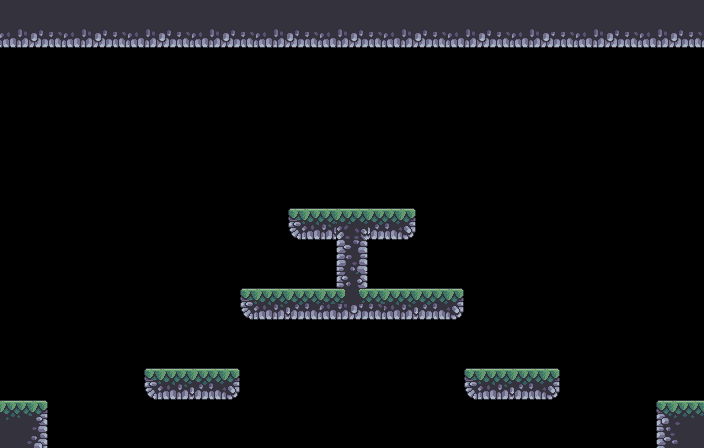

Tiled map render using the project's own tile images. Description and the whole map definition, tile-layer contents included, below:
An orthogonal 44x28 tile map with 16x16 px tiles, 1 tile layer (Calque de Tuiles 1) and 16 objects (14x collision, 2x spawn).

<map version="1.5" tiledversion="1.7.2" orientation="orthogonal" renderorder="right-down" width="44" height="28" tilewidth="16" tileheight="16" infinite="0" nextlayerid="3" nextobjectid="21">
 <tileset firstgid="1" source="../Terrain (32x32).tsx" />
 <layer id="1" name="Calque de Tuiles 1" width="44" height="28">
  <data encoding="csv">
72,72,72,72,72,72,72,72,72,72,72,72,72,72,72,72,72,72,72,72,72,72,72,72,72,72,72,72,72,72,72,72,72,72,71,71,71,71,71,71,71,71,71,71,
72,139,140,72,72,139,140,72,72,139,140,72,72,139,140,72,72,139,140,72,72,139,140,72,72,139,140,72,72,139,140,72,72,139,71,71,71,139,140,71,71,139,140,71,
172,173,174,175,172,173,174,175,172,173,174,175,172,173,174,175,172,173,174,175,172,173,174,175,172,173,174,175,172,173,174,175,172,173,174,175,172,173,174,175,172,173,174,175,
0,0,0,0,0,0,0,0,0,0,0,0,0,0,0,0,0,0,0,0,0,0,0,0,0,0,0,0,0,0,0,0,0,0,0,0,0,0,0,0,0,0,0,0,
0,0,0,0,0,0,0,0,0,0,0,0,0,0,0,0,0,0,0,0,0,0,0,0,0,0,0,0,0,0,0,0,0,0,0,0,0,0,0,0,0,0,0,0,
0,0,0,0,0,0,0,0,0,0,0,0,0,0,0,0,0,0,0,0,0,0,0,0,0,0,0,0,0,0,0,0,0,0,0,0,0,0,0,0,0,0,0,0,
0,0,0,0,0,0,0,0,0,0,0,0,0,0,0,0,0,0,0,0,0,0,0,0,0,0,0,0,0,0,0,0,0,0,0,0,0,0,0,0,0,0,0,0,
0,0,0,0,0,0,0,0,0,0,0,0,0,0,0,0,0,0,0,0,0,0,0,0,0,0,0,0,0,0,0,0,0,0,0,0,0,0,0,0,0,0,0,0,
0,0,0,0,0,0,0,0,0,0,0,0,0,0,0,0,0,0,0,0,0,0,0,0,0,0,0,0,0,0,0,0,0,0,0,0,0,0,0,0,0,0,0,0,
0,0,0,0,0,0,0,0,0,0,0,0,0,0,0,0,0,0,0,0,0,0,0,0,0,0,0,0,0,0,0,0,0,0,0,0,0,0,0,0,0,0,0,0,
0,0,0,0,0,0,0,0,0,0,0,0,0,0,0,0,0,0,0,0,0,0,0,0,0,0,0,0,0,0,0,0,0,0,0,0,0,0,0,0,0,0,0,0,
0,0,0,0,0,0,0,0,0,0,0,0,0,0,0,0,0,0,0,0,0,0,0,0,0,0,0,0,0,0,0,0,0,0,0,0,0,0,0,0,0,0,0,0,
0,0,0,0,0,0,0,0,0,0,0,0,0,0,0,0,0,0,0,0,0,0,0,0,0,0,0,0,0,0,0,0,0,0,0,0,0,0,0,0,0,0,0,0,
0,0,0,0,0,0,0,0,0,0,0,0,0,0,0,0,0,0,273,274,275,274,275,276,277,278,0,0,0,0,0,0,0,0,0,0,0,0,0,0,0,0,0,0,
0,0,0,0,0,0,0,0,0,0,0,0,0,0,0,0,0,0,307,308,309,121,124,310,311,312,0,0,0,0,0,0,0,0,0,0,0,0,0,0,0,0,0,0,
0,0,0,0,0,0,0,0,0,0,0,0,0,0,0,0,0,0,0,0,0,77,78,0,0,0,0,0,0,0,0,0,0,0,0,0,0,0,0,0,0,0,0,0,
0,0,0,0,0,0,0,0,0,0,0,0,0,0,0,0,0,0,0,0,0,111,112,0,0,0,0,0,0,0,0,0,0,0,0,0,0,0,0,0,0,0,0,0,
0,0,0,0,0,0,0,0,0,0,0,0,0,0,0,0,0,0,0,0,0,43,44,0,0,0,0,0,0,0,0,0,0,0,0,0,0,0,0,0,0,0,0,0,
0,0,0,0,0,0,0,0,0,0,0,0,0,0,0,273,274,275,276,277,2,19,22,5,274,275,276,277,278,0,0,0,0,0,0,0,0,0,0,0,0,0,0,0,
0,0,0,0,0,0,0,0,0,0,0,0,0,0,0,307,308,309,310,311,172,173,174,175,308,309,310,311,312,0,0,0,0,0,0,0,0,0,0,0,0,0,0,0,
0,0,0,0,0,0,0,0,0,0,0,0,0,0,0,0,0,0,0,0,0,0,0,0,0,0,0,0,0,0,0,0,0,0,0,0,0,0,0,0,0,0,0,0,
0,0,0,0,0,0,0,0,0,0,0,0,0,0,0,0,0,0,0,0,0,0,0,0,0,0,0,0,0,0,0,0,0,0,0,0,0,0,0,0,0,0,0,0,
0,0,0,0,0,0,0,0,0,0,0,0,0,0,0,0,0,0,0,0,0,0,0,0,0,0,0,0,0,0,0,0,0,0,0,0,0,0,0,0,0,0,0,0,
0,0,0,0,0,0,0,0,0,273,274,275,276,277,278,0,0,0,0,0,0,0,0,0,0,0,0,0,0,273,274,275,276,277,278,0,0,0,0,0,0,0,0,0,
0,0,0,0,0,0,0,0,0,307,308,309,310,311,312,0,0,0,0,0,0,0,0,0,0,0,0,0,0,307,308,309,310,311,312,0,0,0,0,0,0,0,0,0,
4,5,6,0,0,0,0,0,0,0,0,0,0,0,0,0,0,0,0,0,0,0,0,0,0,0,0,0,0,0,0,0,0,0,0,0,0,0,0,0,0,1,2,3,
38,39,40,0,0,0,0,0,0,0,0,0,0,0,0,0,0,0,0,0,0,0,0,0,0,0,0,0,0,0,0,0,0,0,0,0,0,0,0,0,0,35,36,37,
72,73,74,0,0,0,0,0,0,0,0,0,0,0,0,0,0,0,0,0,0,0,0,0,0,0,0,0,0,0,0,0,0,0,0,0,0,0,0,0,0,69,70,71
</data>
 </layer>
 <objectgroup id="2" name="Calque d'Objets 1">
  <object id="3" name="ceilling" type="collision" x="0" y="0" width="704" height="48" />
  <object id="4" name="wall" type="collision" x="0" y="405.333" width="48" height="42.6667" />
  <object id="6" name="ground" type="collision" x="0" y="400" width="42.3031" height="48" />
  <object id="8" name="spawn_player" type="spawn" x="176" y="368">
   <point />
  </object>
  <object id="9" name="ground" type="collision" x="661.091" y="400" width="42.9091" height="48" />
  <object id="10" name="wall" type="collision" x="656" y="404.727" width="48" height="43.2727" />
  <object id="11" name="platform" type="collision" x="144" y="368" width="96" height="32" />
  <object id="12" name="platform" type="collision" x="464" y="368" width="96" height="32" />
  <object id="13" name="ceilling" type="collision" x="247.333" y="295.333" width="209.333" height="24.6667" />
  <object id="14" name="wall" type="collision" x="240" y="295.333" width="224" height="19.3333" />
  <object id="15" name="platform" type="collision" x="288" y="208" width="128" height="32" />
  <object id="16" name="wall" type="collision" x="336" y="240" width="32" height="48" />
  <object id="17" name="ground" type="collision" x="341.333" y="208" width="21.3333" height="32" />
  <object id="18" name="wall" type="collision" x="336" y="214" width="32" height="26" />
  <object id="19" name="ground" type="collision" x="246.667" y="288" width="210" height="28" />
  <object id="20" name="object_map" type="spawn" x="352" y="208">
   <point />
  </object>
 </objectgroup>
</map>
